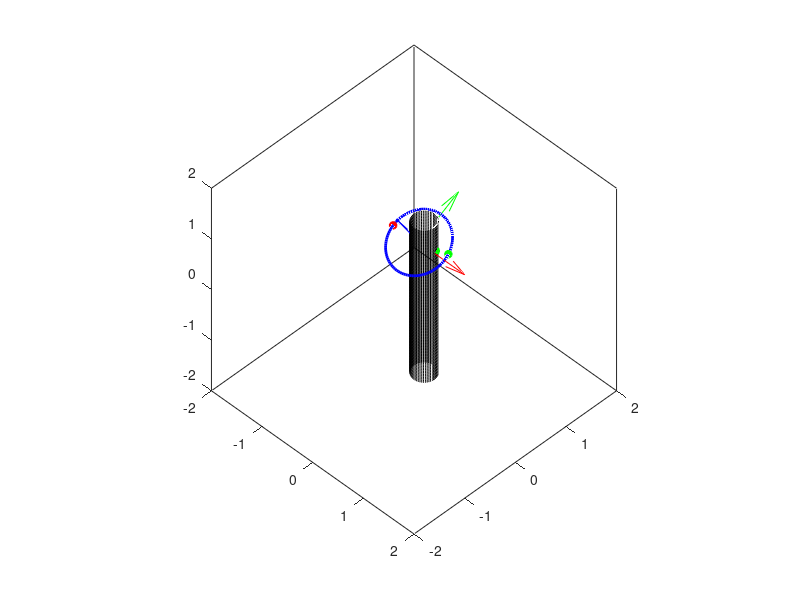

Write MATLAB code to recreate this figure.
% plotting minimizing points on static hoop configuration

% Hoop position coordinates
R_hoop = 0.5;
xbar_hoop = [0.1, 0, 1];
psi = 0;
theta = pi/6;
phi = 0;

% Hip position coordinates
R_hip = 0.2;
xbar_hip = [0.2, 0, 0];

% Fixed basis
E1 = [1;0;0];
E2 = [0;1;0];
E3 = [0;0;1];

% Rotation matrices
R1 = [cos(psi), sin(psi), 0;
      -sin(psi), cos(psi), 0;
      0, 0, 1];
  
R2 = [1, 0, 0;
      0, cos(theta), sin(theta);
      0, -sin(theta), cos(theta)];

R3 = [cos(phi), sin(phi), 0;
      -sin(phi), cos(phi), 0;
      0, 0, 1];

% Euler basis
% {E1, E2, E3} components of {e1',e2',e3'}
e1p = R1'*E1;
e2p = R1'*E2;
e3p = R1'*E3;

% {E1, E2, E3} components of {e1'',e2'',e3''}
e1pp = (R2*R1)'*E1;
e2pp = (R2*R1)'*E2;
e3pp = (R2*R1)'*E3;

% {E1, E2, E3} components of {e1,e2,e3}
e1 = (R3*R2*R1)'*E1;
e2 = (R3*R2*R1)'*E2;
e3 = (R3*R2*R1)'*E3;

% Plot
figure()
hold on
xlim([-2, 2])
ylim([-2, 2])
zlim([-2, 2])
view(45, 45)
axis square
box on

m = 100;    % hoop refinement
tau = linspace(0,2*pi,m);

% plotting the hip
z = linspace(-1.5,1.5,m);
r = 0.2*ones(m,1);
for j = 1:2:length(tau)
    hip(j) = plot3(xbar_hip(1)+r*cos(tau(j)),xbar_hip(2)+r*sin(tau(j)),z,'k');
end

% plotting the hoop
circle = plot3(xbar_hoop(1)+R_hoop*cos(tau)*e1(1)+R_hoop*sin(tau)*e2(1), ...
    xbar_hoop(2)+R_hoop*cos(tau)*e1(2)+R_hoop*sin(tau)*e2(2), ...
    xbar_hoop(3)+R_hoop*cos(tau)*e1(3)+R_hoop*sin(tau)*e2(3), ...
    'color','b','LineWidth',2);

center_plot = plot3(xbar_hoop(1), xbar_hoop(2), xbar_hoop(3), 'b','Marker', '*', 'LineWidth',2);

e1_plot = quiver3(xbar_hoop(1), xbar_hoop(2), xbar_hoop(3), e1(1), e1(2), e1(3), 'r');
e2_plot = quiver3(xbar_hoop(1), xbar_hoop(2), xbar_hoop(3), e2(1), e2(2), e2(3), 'g');
e3_plot = quiver3(xbar_hoop(1), xbar_hoop(2), xbar_hoop(3), e3(1), e3(2), e3(3), 'b');

% plotting the minima
% first
x3_1 = 0.995495631367135;
tau_1 = -3.11155901441972;
n_1 = [cos(tau_1)*e1(1)+sin(tau_1)*e2(1),...
    cos(tau_1)*e1(2)+sin(tau_1)*e2(2),...
    cos(tau_1)*e1(3)+sin(tau_1)*e2(3)];
min_hoop_1 = plot3(xbar_hoop(1)+R_hoop*n_1(1), xbar_hoop(2)+R_hoop*n_1(2), xbar_hoop(3)+R_hoop*n_1(3), ...
    '*','color','r','LineWidth',2);
min_hip_1 = plot3(xbar_hip(1)+R_hip*n_1(1),xbar_hip(2)+R_hip*n_1(2),x3_1+R_hip*n_1(3), ...
    '*','color','r','LineWidth',2);


% second
x3_2 = 1.03098964904516;
tau_2 = 0.208096314839801;
n_2 = [cos(tau_2)*e1(1)+sin(tau_2)*e2(1),...
    cos(tau_2)*e1(2)+sin(tau_2)*e2(2),...
    cos(tau_2)*e1(3)+sin(tau_2)*e2(3)];
min_hoop_1 = plot3(xbar_hoop(1)+R_hoop*n_2(1), xbar_hoop(2)+R_hoop*n_2(2), xbar_hoop(3)+R_hoop*n_2(3), ...
    '*','color','g','LineWidth',2);
min_hip_1 = plot3(xbar_hip(1)+R_hip*n_2(1),xbar_hip(2)+R_hip*n_2(2),x3_1+R_hip*n_2(3), ...
    '*','color','g','LineWidth',2);


% normal direction along loop circumference
n = [cos(tau)*e1(1)+sin(tau)*e2(1);...
    cos(tau)*e1(2)+sin(tau)*e2(2);...
    cos(tau)*e1(3)+sin(tau)*e2(3)];

rel_vector = xbar_hoop'.*ones(3,100)+R_hoop*n-(xbar_hip'.*ones(3,100)+R_hip*n);
for i = 1:m
    distance(i) = norm(rel_vector(:,i));
end
